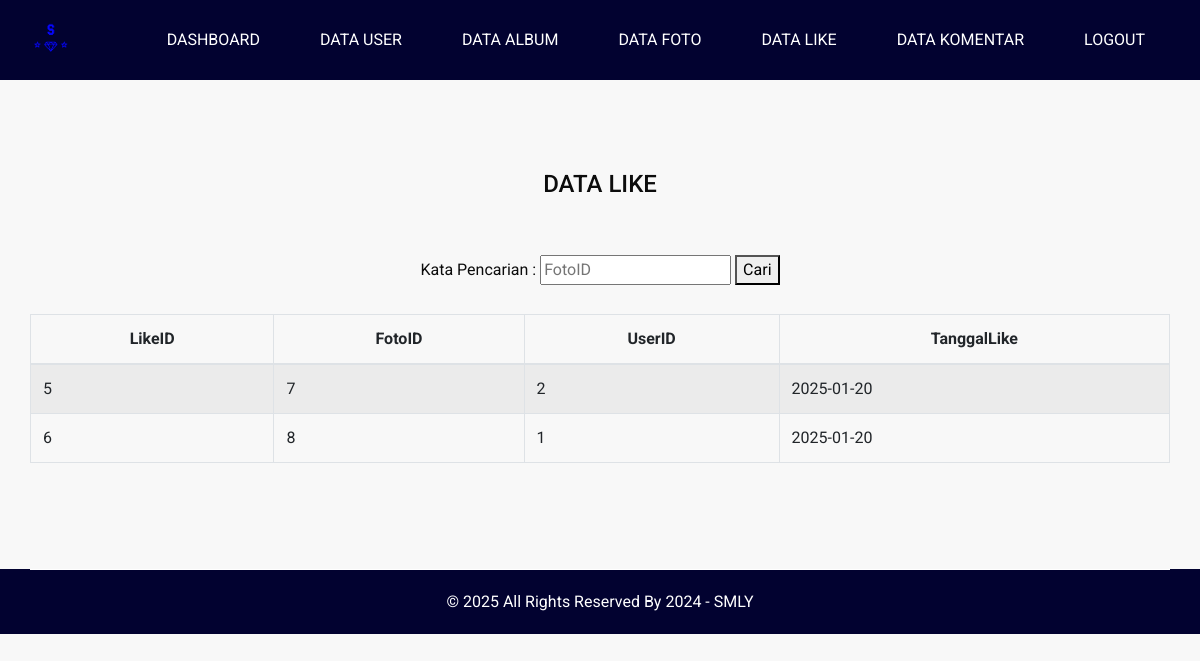
The app's page /data_like.php (signed in) with its own data.
### tables this page shows
CREATE TABLE `likefoto` (
  `LikeID` int(11) NOT NULL,
  `FotoID` int(11) NOT NULL,
  `UserID` int(11) NOT NULL,
  `TanggalLike` date NOT NULL
);

### data_like.php (the view, shortened to what this page needs)
<!DOCTYPE html>
<html>
<head>
  <link rel="stylesheet" type="text/css" href="css/bootstrap.css" />
  <link href="css/font-awesome.min.css" rel="stylesheet" />
  <link href="css/style.css" rel="stylesheet" />
  <link href="css/responsive.css" rel="stylesheet" />
</head>
<body class="sub_page">
  <div class="hero_area">
    <header class="header_section">
      <div class="container-fluid">
        <nav class="navbar navbar-expand-lg custom_nav-container ">
          <a class="navbar-brand" href="index.php">
            <span><img src="images/gambar08.png"width="50px"></img></span>
          </a>
          <div class="collapse navbar-collapse" id="navbarSupportedContent">
            <ul class="navbar-nav  ml-auto">
			<li class="nav-item">
                <a class="nav-link" href="dashboard_admin.php">DASHBOARD</a>
             </li>
			 <li class="nav-item active">
                <a class="nav-link" href="data_user.php">DATA USER</a>
            </li>
			 <li class="nav-item">
                <a class="nav-link" href="data_album.php">DATA ALBUM</a>
             </li>
			 <li class="nav-item">
                <a class="nav-link" href="data_foto.php">DATA FOTO</a>
             </li>
			 <li class="nav-item active">
                <a class="nav-link" href="data_like.php">DATA LIKE</a>
            </li>
			<li class="nav-item active">
                <a class="nav-link" href="data_komentar.php">DATA KOMENTAR</a>
            </li>
			 <li class="nav-item active">
				<a class="nav-link" href="logout.php">Logout</a>
             </li>
            </ul>
          </div>
        </nav>
      </div>
    </header>
  </div>
  <section class="contact_section layout_padding">
    <div class="container">
	 <div class="row">
	  <div class="col-md-12">
			<form method="GET" action="data_like.php" style="text-align: center;">
			<h4>
		DATA LIKE
	    </h4>
				<br><br>
				<label>Kata Pencarian : </label>
				<input type="text" name="kata_cari" value="<?php if(isset($_GET['kata_cari'])) {echo $_GET['kata_cari']; } ?>" placeholder="FotoID" />
				<button type="submit">Cari</button>
				<br>
			</form>
			<br>
	<table id="examplel" class="table table-bordered table-striped" border=1 align="center" width="60%">
	 <thead align="center">
		<tr>
			  <th>LikeID  </th>
			  <th>FotoID </th>
			  <th>UserID </th>
			  <th>TanggalLike</th>
		</tr>
	</thead>
	<tbody align="cente">
		<?php
		include('koneksi.php');
		if(isset($_GET['kata_cari'])) {
		$kata_cari = $_GET['kata_cari'];
		$query = "SELECT * FROM likefoto WHERE FotoID like '%".$kata_cari."%' ORDER BY LikeID ASC";
		} else {
		$query = "SELECT * FROM likefoto ORDER BY LikeID ASC";
		}
		$result = mysqli_query($koneksi, $query);
		while ($data = mysqli_fetch_assoc($result)) {
		?>
		<tr>
			<td><?php echo $data['LikeID']; ?></td>
				<td><?php echo $data['FotoID']; ?></td>
				<td><?php echo $data['UserID']; ?></td>
				<td><?php echo $data['TanggalLike']; ?></td>
		</tr>
		<?php
		}
		?>
	</tbody>
	</table>
		</div>
	  </div>
    </div>
  </section>
  <footer class="footer_section">
    <div class="container">
      <p>
        &copy; <span id="displayYear"></span> All Rights Reserved By
        <a href="https://html.design/">2024 - SMLY</a>
      </p>
    </div>
  </footer>
</body>
</html>

### css/style.css (style rules this page uses)
body { font-family: "Roboto", sans-serif; color: #0c0c0c; background-color: #f8f8f8; overflow-x: hidden; }
.layout_padding { padding: 90px 0; }
a, a:hover, a:focus { text-decoration: none; }
.hero_area { position: relative; background-color: #020230; min-height: 100vh; display: -webkit-box; display: -ms-flexbox; display: flex; -webkit-box-orient: vertical; -webkit-box-direction: normal; -ms-flex-direction: column; flex-direction: column; }
.sub_page .hero_area { min-height: auto; }
.header_section .container-fluid { padding-right: 25px; padding-left: 25px; }
.navbar-brand span { font-weight: bold; color: #ffffff; font-size: 24px; text-transform: uppercase; }
.custom_nav-container { padding: 10px 0; }
.custom_nav-container .navbar-nav .nav-item .nav-link { padding: 3px 15px; margin: 10px 15px; color: #ffffff; text-align: center; text-transform: uppercase; }
.contact_section { position: relative; }
.footer_section { position: relative; background-color: #020230; text-align: center; }
.footer_section p { color: #ffffff; padding: 20px 0; margin: 0; border-top: 1px solid #ffffff; }
.footer_section p a { color: inherit; }

### css/responsive.css (style rules this page uses)
@media (min-width: 1200px) { .container { max-width: 1170px; } }

### records on screen
likefoto: LikeID "5", FotoID "7", UserID "2", TanggalLike "2025-01-20"
likefoto: LikeID "6", FotoID "8", UserID "1", TanggalLike "2025-01-20"
